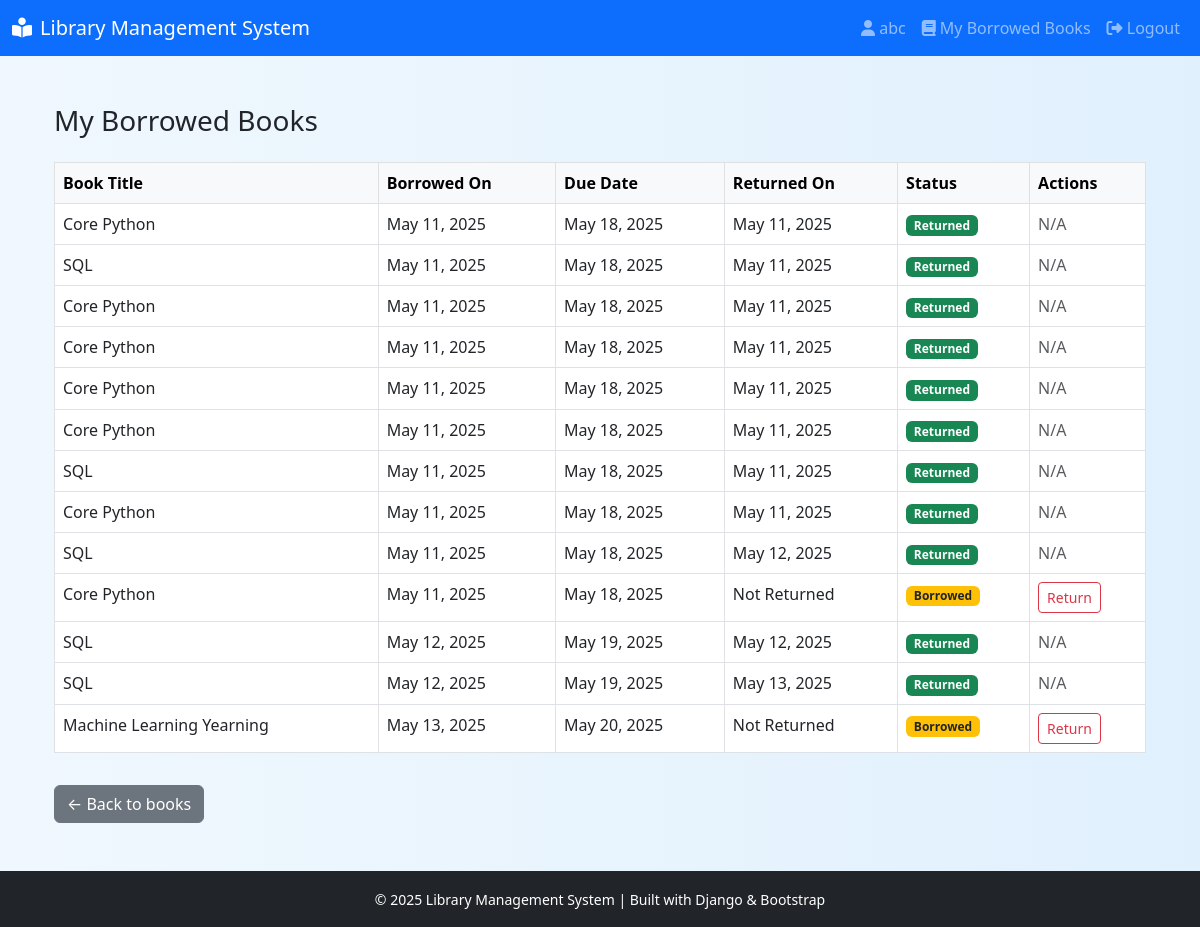
Screenshot of /borrowed/ (signed in) with the database file from the repository.
### library/models.py (models this page shows, shortened)
class BorrowBook(models.Model):
    user = models.ForeignKey(User, on_delete=models.CASCADE)
    book = models.ForeignKey(Book, on_delete=models.CASCADE)
    borrow_date = models.DateField(auto_now_add=True)
    return_date = models.DateField(null=True, blank=True)
    actual_return_date = models.DateField(null=True, blank=True)
    is_returned = models.BooleanField(default=False)

class Book(models.Model):
    title = models.CharField(max_length=200)
    author = models.CharField(max_length=200)
    description = models.TextField()
    published_date = models.DateField()
    total_copies = models.PositiveIntegerField(default=0)
    available_copies = models.PositiveIntegerField()

### library/views.py (the view)
# urls.py: path('borrowed/', borrowed_books, name='borrowed_books'),
@login_required
def borrowed_books(request):
    user_borrowed = BorrowBook.objects.filter(user=request.user)
    return render(request, 'library/borrowed_books.html', {
        'borrowed_books': user_borrowed,
        'viewing_user': request.user,  # Pass this for template use
    })

### library/templates/library/borrowed_books.html (shortened to what this page needs)
{% extends 'library/base_generic.html' %}
{% block content %}
<div class="container mt-4">
    <h3 class="mb-4">My Borrowed Books</h3>
    {% if borrowed_books %}
    <table class="table table-bordered">
        <thead class="table-light">
            <tr>
                <th>Book Title</th>
                <th>Borrowed On</th>
                <th>Due Date</th>
                <th>Returned On</th>
                <th>Status</th>
                <th>Actions</th>
            </tr>
        </thead>
        <tbody>
            {% for record in borrowed_books %}
            <tr>
                <td>{{ record.book.title }}</td>
                <td>{{ record.borrow_date }}</td>
                <td>{{ record.return_date|default:"-" }}</td>
                <td>{{ record.actual_return_date|default:"Not Returned" }}</td>
                <td>
                    {% if record.is_returned %}
                    <span class="badge bg-success">Returned</span>
                    {% else %}
                    <span class="badge bg-warning text-dark">Borrowed</span>
                    {% endif %}
                </td>
                <td>
                    {% if not record.is_returned %}
                    <a href="{% url 'return_book' record.id %}" class="btn btn-sm btn-outline-danger">Return</a>
                    {% else %}
                    <span class="text-muted">N/A</span>
                    {% endif %}
                </td>
            </tr>
            {% endfor %}
        </tbody>
    </table>
    {% else %}
    <p class="text-muted">You have not borrowed any books.</p>
    {% endif %}
    <a href="{% url 'book_list' %}" class="btn btn-secondary mt-3">← Back to books</a>
</div>
{% endblock %}

### library/templates/library/base_generic.html (shortened to what this page needs)
{% load static %}
<!DOCTYPE html>
<html lang="en">
<head>
  <link href="https://cdn.jsdelivr.net/npm/bootstrap@5.3.0/dist/css/bootstrap.min.css" rel="stylesheet">
  <link href="https://cdnjs.cloudflare.com/ajax/libs/font-awesome/6.5.0/css/all.min.css" rel="stylesheet">
</head>
<body>
<nav class="navbar navbar-expand-lg navbar-dark bg-primary">
  <div class="container-fluid">
    <a class="navbar-brand" href="{% url 'book_list' %}">
      <i class="fas fa-book-reader me-2"></i>Library Management System
    </a>
    <div class="collapse navbar-collapse" id="navbarNavDropdown">
      <ul class="navbar-nav ms-auto">
        {% if user.is_authenticated %}
          <li class="nav-item">
            <a class="nav-link" href="#"><i class="fas fa-user"></i> {{ user.username }}</a>
          </li>
          {% if user.is_staff %}
            <li class="nav-item">
              <a class="nav-link" href="{% url 'admin_dashboard' %}">
                <i class="fas fa-chart-bar"></i> Dashboard
              </a>
            </li>
          {% else %}
            <li class="nav-item">
              <a class="nav-link" href="{% url 'borrowed_books' %}">
                <i class="fas fa-book"></i> My Borrowed Books
              </a>
            </li>
          {% endif %}
          <li class="nav-item">
            <a class="nav-link" href="{% url 'logout' %}">
              <i class="fas fa-sign-out-alt"></i> Logout
            </a>
          </li>
        {% endif %}
      </ul>
    </div>
  </div>
</nav>
<div class="container mt-4 mb-5">
  {% block content %}{% endblock %}
</div>
<footer class="bg-dark text-white text-center py-3 mt-auto">
  <div class="container">
    <small>&copy; 2025 Library Management System | Built with Django & Bootstrap</small>
  </div>
</footer>
</body>
</html>

### library/templates/library/base_generic.html (style rules this page uses)
body { background: linear-gradient(to right, rgba(227, 242, 253, 0.541), rgba(187, 222, 251, 0.452)), url("https://ideas.demco.com/wp-content/uploads/2023/01/blog_Eisenhower-HS-Shelving-stacks-015.jpg") no-repeat center center fixed; background-size: cover; min-height: 100vh; display: flex; flex-direction: column; }

### rows the page displays
BorrowBook: book "Core Python", borrow_date "May 11, 2025", return_date "May 18, 2025", actual_return_date "May 11, 2025", is_returned "Returned"
BorrowBook: book "SQL", borrow_date "May 11, 2025", return_date "May 18, 2025", actual_return_date "May 11, 2025", is_returned "Returned"
BorrowBook: book "Core Python", borrow_date "May 11, 2025", return_date "May 18, 2025", actual_return_date "May 11, 2025", is_returned "Returned"
BorrowBook: book "Core Python", borrow_date "May 11, 2025", return_date "May 18, 2025", actual_return_date "May 11, 2025", is_returned "Returned"
BorrowBook: book "Core Python", borrow_date "May 11, 2025", return_date "May 18, 2025", actual_return_date "May 11, 2025", is_returned "Returned"
BorrowBook: book "Core Python", borrow_date "May 11, 2025", return_date "May 18, 2025", actual_return_date "May 11, 2025", is_returned "Returned"
BorrowBook: book "SQL", borrow_date "May 11, 2025", return_date "May 18, 2025", actual_return_date "May 11, 2025", is_returned "Returned"
BorrowBook: book "Core Python", borrow_date "May 11, 2025", return_date "May 18, 2025", actual_return_date "May 11, 2025", is_returned "Returned"
BorrowBook: book "SQL", borrow_date "May 11, 2025", return_date "May 18, 2025", actual_return_date "May 12, 2025", is_returned "Returned"
BorrowBook: book "Core Python", borrow_date "May 11, 2025", return_date "May 18, 2025", actual_return_date "Not Returned", is_returned "Borrowed"
BorrowBook: book "SQL", borrow_date "May 12, 2025", return_date "May 19, 2025", actual_return_date "May 12, 2025", is_returned "Returned"
BorrowBook: book "SQL", borrow_date "May 12, 2025", return_date "May 19, 2025", actual_return_date "May 13, 2025", is_returned "Returned"
BorrowBook: book "Machine Learning Yearning", borrow_date "May 13, 2025", return_date "May 20, 2025", actual_return_date "Not Returned", is_returned "Borrowed"

### other values shown
{{ user.username }} "abc"
